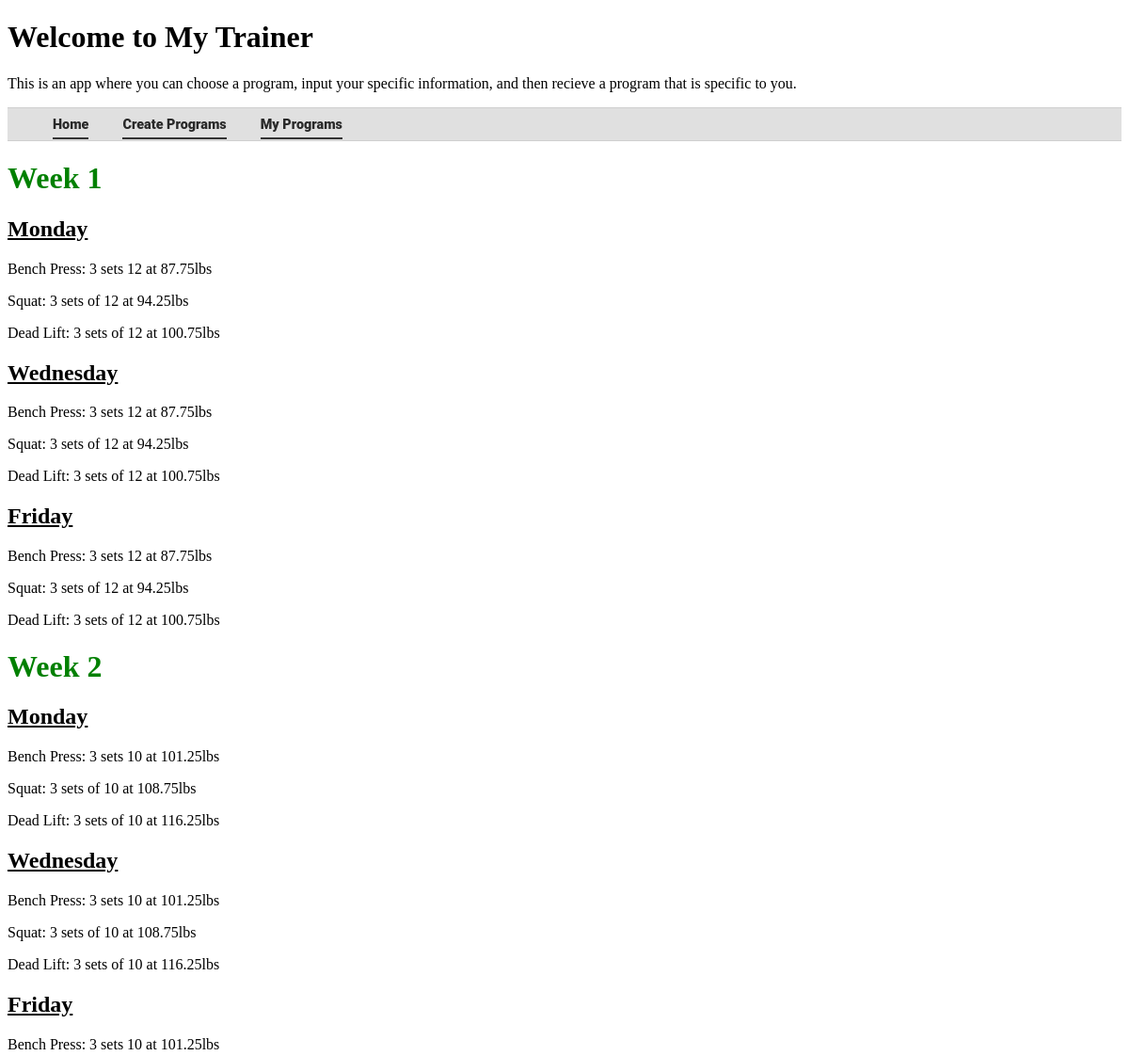
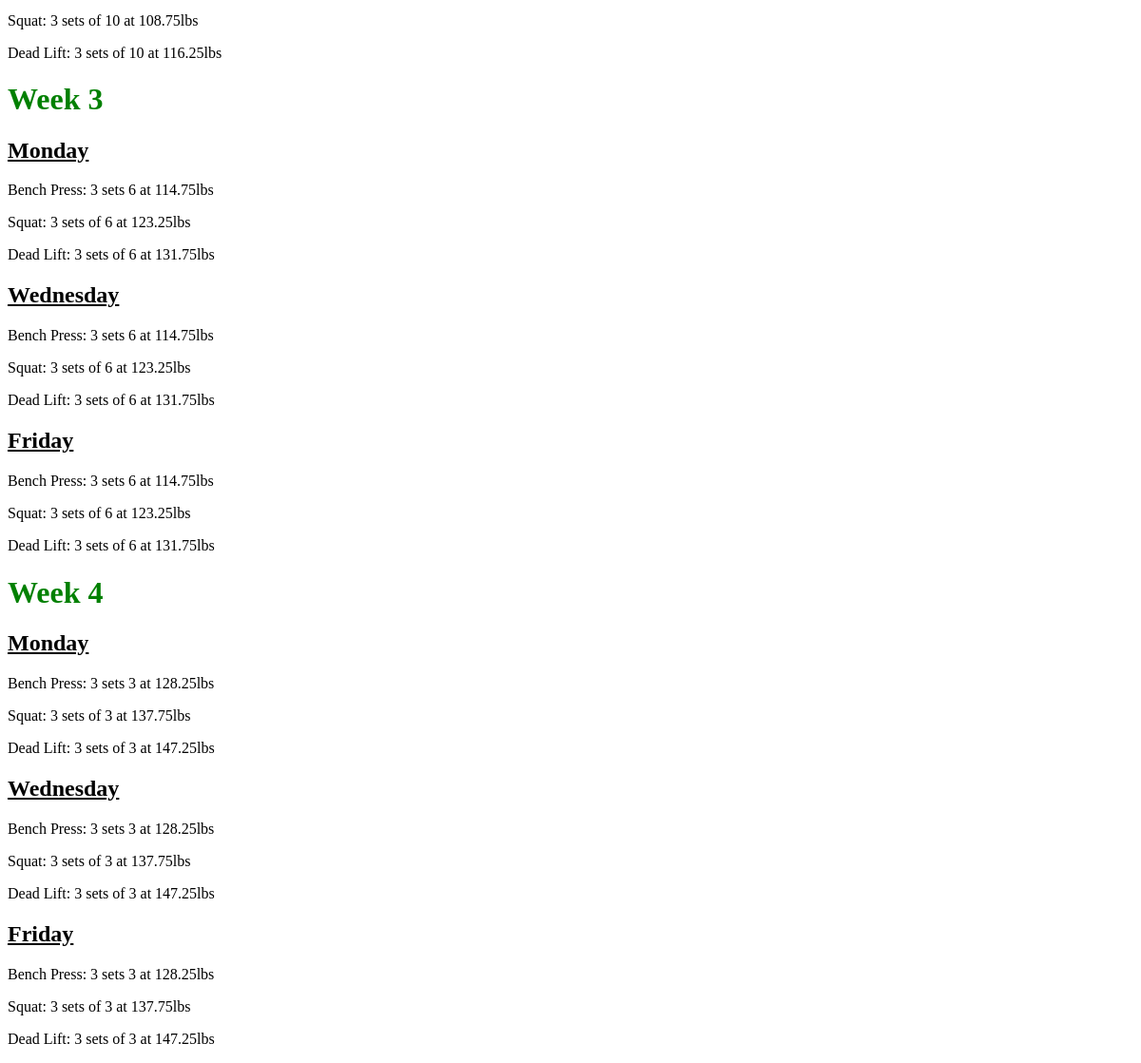
The page /MyPrograms/1 on the database its author committed (2 pictures, top to bottom).
### main/models.py (models this page shows, shortened)
class Body(db.Model):
    id = db.Column(db.Integer, primary_key=True)
    title = db.Column(db.String)
    age = db.Column(db.Integer)
    gender = db.Column(db.String)
    benchMax = db.Column(db.Integer)
    squatMax = db.Column(db.Integer)
    deadliftMax = db.Column(db.Integer)

### main/routes.py (the view)
@app.route('/MyPrograms/<int:bbprogram_id>')
def bbprograms(bbprogram_id):
    program = Body.query.get_or_404(bbprogram_id)
    return render_template('bbprogram.html', program=program)

### main/templates/bbprogram.html
{% extends "layout.html" %}
{% block content %}
	<div>
		<h1 class="header">Week 1</h1>
		<div>
			<h2 class="day">Monday</h2>
			{% if program.gender == 'Male' %}
				{% if program.age <= 50 %}
					<p>Bench Press: 3 sets 12 at {{ program.benchMax * 0.75 }}lbs</p>
					<p>Squat: 3 sets of 12 at {{ program.squatMax * 0.75 }}lbs</p>
					<p>Dead Lift: 3 sets of 12 at {{ program.deadliftMax * 0.75 }}lbs</p>
				{% else %}
					<p>Bench Press: 3 sets 12 at {{ program.benchMax * 0.65 }}lbs</p>
					<p>Squat: 3 sets of 12 at {{ program.squatMax * 0.65 }}lbs</p>
					<p>Dead Lift: 3 sets of 12 at {{ program.deadliftMax * 0.65 }}lbs</p>
				{% endif %}
			{% else %}
				{% if program.age <= 50 %}
					<p>Bench Press: 3 sets 12 at {{ program.benchMax * 0.65 }}lbs</p>
					<p>Squat: 3 sets of 12 at {{ program.squatMax * 0.65 }}lbs</p>
					<p>Dead Lift: 3 sets of 12 at {{ program.deadliftMax * 0.65 }}lbs</p>
				{% else %}
					<p>Bench Press: 3 sets 12 at {{ program.benchMax * 0.55 }}lbs</p>
					<p>Squat: 3 sets of 12 at {{ program.squatMax * 0.55 }}lbs</p>
					<p>Dead Lift: 3 sets of 12 at {{ program.deadliftMax * 0.55 }}lbs</p>
				{% endif %}
			{% endif %}
		</div>
		<div>
			<h2 class="day" >Wednesday</h2>
			{% if program.gender == 'Male' %}
				{% if program.age <= 50 %}
					<p>Bench Press: 3 sets 12 at {{ program.benchMax * 0.75 }}lbs</p>
					<p>Squat: 3 sets of 12 at {{ program.squatMax * 0.75 }}lbs</p>
					<p>Dead Lift: 3 sets of 12 at {{ program.deadliftMax * 0.75 }}lbs</p>
				{% else %}
					<p>Bench Press: 3 sets 12 at {{ program.benchMax * 0.65 }}lbs</p>
					<p>Squat: 3 sets of 12 at {{ program.squatMax * 0.65 }}lbs</p>
					<p>Dead Lift: 3 sets of 12 at {{ program.deadliftMax * 0.65 }}lbs</p>
				{% endif %}
			{% else %}
				{% if program.age <= 50 %}
					<p>Bench Press: 3 sets 12 at {{ program.benchMax * 0.65 }}lbs</p>
					<p>Squat: 3 sets of 12 at {{ program.squatMax * 0.65 }}lbs</p>
					<p>Dead Lift: 3 sets of 12 at {{ program.deadliftMax * 0.65 }}lbs</p>
				{% else %}
					<p>Bench Press: 3 sets 12 at {{ program.benchMax * 0.55 }}lbs</p>
					<p>Squat: 3 sets of 12 at {{ program.squatMax * 0.55 }}lbs</p>
					<p>Dead Lift: 3 sets of 12 at {{ program.deadliftMax * 0.55 }}lbs</p>
				{% endif %}
			{% endif %}
		</div>
		<div>
			<h2 class="day" >Friday</h2>
			{% if program.gender == 'Male' %}
				{% if program.age <= 50 %}
					<p>Bench Press: 3 sets 12 at {{ program.benchMax * 0.75 }}lbs</p>
					<p>Squat: 3 sets of 12 at {{ program.squatMax * 0.75 }}lbs</p>
					<p>Dead Lift: 3 sets of 12 at {{ program.deadliftMax * 0.75 }}lbs</p>
				{% else %}
					<p>Bench Press: 3 sets 12 at {{ program.benchMax * 0.65 }}lbs</p>
					<p>Squat: 3 sets of 12 at {{ program.squatMax * 0.65 }}lbs</p>
					<p>Dead Lift: 3 sets of 12 at {{ program.deadliftMax * 0.65 }}lbs</p>
				{% endif %}
			{% else %}
				{% if program.age <= 50 %}
					<p>Bench Press: 3 sets 12 at {{ program.benchMax * 0.65 }}lbs</p>
					<p>Squat: 3 sets of 12 at {{ program.squatMax * 0.65 }}lbs</p>
					<p>Dead Lift: 3 sets of 12 at {{ program.deadliftMax * 0.65 }}lbs</p>
				{% else %}
					<p>Bench Press: 3 sets 12 at {{ program.benchMax * 0.55 }}lbs</p>
					<p>Squat: 3 sets of 12 at {{ program.squatMax * 0.55 }}lbs</p>
					<p>Dead Lift: 3 sets of 12 at {{ program.deadliftMax * 0.55 }}lbs</p>
				{% endif %}
			{% endif %}
		</div>
	</div>
	<div>
		<h1 class="header">Week 2</h1>
		<div>
			<h2 class="day" >Monday</h2>
			{% if program.gender == 'Male' %}
				{% if program.age <= 50 %}
					<p>Bench Press: 3 sets 10 at {{ program.benchMax * 0.80 }}lbs</p>
					<p>Squat: 3 sets of 10 at {{ program.squatMax * 0.80 }}lbs</p>
					<p>Dead Lift: 3 sets of 10 at {{ program.deadliftMax * 0.80 }}lbs</p>
				{% else %}
					<p>Bench Press: 3 sets 10 at {{ program.benchMax * 0.75 }}lbs</p>
					<p>Squat: 3 sets of 10 at {{ program.squatMax * 0.75 }}lbs</p>
					<p>Dead Lift: 3 sets of 10 at {{ program.deadliftMax * 0.75 }}lbs</p>
				{% endif %}
			{% else %}
				{% if program.age <= 50 %}
					<p>Bench Press: 3 sets 10 at {{ program.benchMax * 0.75 }}lbs</p>
					<p>Squat: 3 sets of 10 at {{ program.squatMax * 0.75 }}lbs</p>
					<p>Dead Lift: 3 sets of 10 at {{ program.deadliftMax * 0.75 }}lbs</p>
				{% else %}
					<p>Bench Press: 3 sets 10 at {{ program.benchMax * 0.65 }}lbs</p>
					<p>Squat: 3 sets of 10 at {{ program.squatMax * 0.65 }}lbs</p>
					<p>Dead Lift: 3 sets of 10 at {{ program.deadliftMax * 0.65 }}lbs</p>
				{% endif %}
			{% endif %}
		</div>
		<div>
			<h2 class="day" >Wednesday</h2>
			{% if program.gender == 'Male' %}
				{% if program.age <= 50 %}
					<p>Bench Press: 3 sets 10 at {{ program.benchMax * 0.80 }}lbs</p>
					<p>Squat: 3 sets of 10 at {{ program.squatMax * 0.80 }}lbs</p>
					<p>Dead Lift: 3 sets of 10 at {{ program.deadliftMax * 0.80 }}lbs</p>
				{% else %}
					<p>Bench Press: 3 sets 10 at {{ program.benchMax * 0.75 }}lbs</p>
					<p>Squat: 3 sets of 10 at {{ program.squatMax * 0.75 }}lbs</p>
					<p>Dead Lift: 3 sets of 10 at {{ program.deadliftMax * 0.75 }}lbs</p>
				{% endif %}
			{% else %}
				{% if program.age <= 50 %}
					<p>Bench Press: 3 sets 10 at {{ program.benchMax * 0.75 }}lbs</p>
					<p>Squat: 3 sets of 10 at {{ program.squatMax * 0.75 }}lbs</p>
					<p>Dead Lift: 3 sets of 10 at {{ program.deadliftMax * 0.75 }}lbs</p>
				{% else %}
					<p>Bench Press: 3 sets 10 at {{ program.benchMax * 0.65 }}lbs</p>
					<p>Squat: 3 sets of 10 at {{ program.squatMax * 0.65 }}lbs</p>
					<p>Dead Lift: 3 sets of 10 at {{ program.deadliftMax * 0.65 }}lbs</p>
				{% endif %}
			{% endif %}
		</div>
		<div>
			<h2 class="day" >Friday</h2>
			{% if program.gender == 'Male' %}
				{% if program.age <= 50 %}
					<p>Bench Press: 3 sets 10 at {{ program.benchMax * 0.80 }}lbs</p>
					<p>Squat: 3 sets of 10 at {{ program.squatMax * 0.80 }}lbs</p>
					<p>Dead Lift: 3 sets of 10 at {{ program.deadliftMax * 0.80 }}lbs</p>
				{% else %}
					<p>Bench Press: 3 sets 10 at {{ program.benchMax * 0.75 }}lbs</p>
					<p>Squat: 3 sets of 10 at {{ program.squatMax * 0.75 }}lbs</p>
					<p>Dead Lift: 3 sets of 10 at {{ program.deadliftMax * 0.75 }}lbs</p>
				{% endif %}
			{% else %}
				{% if program.age <= 50 %}
					<p>Bench Press: 3 sets 10 at {{ program.benchMax * 0.75 }}lbs</p>
					<p>Squat: 3 sets of 10 at {{ program.squatMax * 0.75 }}lbs</p>
					<p>Dead Lift: 3 sets of 10 at {{ program.deadliftMax * 0.75 }}lbs</p>
				{% else %}
					<p>Bench Press: 3 sets 10 at {{ program.benchMax * 0.65 }}lbs</p>
					<p>Squat: 3 sets of 10 at {{ program.squatMax * 0.65 }}lbs</p>
					<p>Dead Lift: 3 sets of 10 at {{ program.deadliftMax * 0.65 }}lbs</p>
				{% endif %}
			{% endif %}
		</div>
	</div>
	<div>
		<h1 class="header">Week 3</h1>
		<div>
			<h2 class="day" >Monday</h2>
			{% if program.gender == 'Male' %}
				{% if program.age <= 50 %}
					<p>Bench Press: 3 sets 6 at {{ program.benchMax * 0.90 }}lbs</p>
					<p>Squat: 3 sets of 6 at {{ program.squatMax * 0.90 }}lbs</p>
					<p>Dead Lift: 3 sets of 6 at {{ program.deadliftMax * 0.90 }}lbs</p>
				{% else %}
					<p>Bench Press: 3 sets 6 at {{ program.benchMax * 0.85 }}lbs</p>
					<p>Squat: 3 sets of 6 at {{ program.squatMax * 0.85 }}lbs</p>
					<p>Dead Lift: 3 sets of 6 at {{ program.deadliftMax * 0.85 }}lbs</p>
				{% endif %}
			{% else %}
				{% if program.age <= 50 %}
					<p>Bench Press: 3 sets 6 at {{ program.benchMax * 0.85 }}lbs</p>
					<p>Squat: 3 sets of 6 at {{ program.squatMax * 0.85 }}lbs</p>
					<p>Dead Lift: 3 sets of 6 at {{ program.deadliftMax * 0.85 }}lbs</p>
				{% else %}
					<p>Bench Press: 3 sets 6 at {{ program.benchMax * 0.75 }}lbs</p>
					<p>Squat: 3 sets of 6 at {{ program.squatMax * 0.75 }}lbs</p>
					<p>Dead Lift: 3 sets of 6 at {{ program.deadliftMax * 0.75 }}lbs</p>
				{% endif %}
			{% endif %}
		</div>
		<div>
			<h2 class="day" >Wednesday</h2>
			{% if program.gender == 'Male' %}
				{% if program.age <= 50 %}
					<p>Bench Press: 3 sets 6 at {{ program.benchMax * 0.90 }}lbs</p>
					<p>Squat: 3 sets of 6 at {{ program.squatMax * 0.90 }}lbs</p>
					<p>Dead Lift: 3 sets of 6 at {{ program.deadliftMax * 0.90 }}lbs</p>
				{% else %}
					<p>Bench Press: 3 sets 6 at {{ program.benchMax * 0.85 }}lbs</p>
					<p>Squat: 3 sets of 6 at {{ program.squatMax * 0.85 }}lbs</p>
					<p>Dead Lift: 3 sets of 6 at {{ program.deadliftMax * 0.85 }}lbs</p>
				{% endif %}
			{% else %}
				{% if program.age <= 50 %}
					<p>Bench Press: 3 sets 6 at {{ program.benchMax * 0.85 }}lbs</p>
					<p>Squat: 3 sets of 6 at {{ program.squatMax * 0.85 }}lbs</p>
					<p>Dead Lift: 3 sets of 6 at {{ program.deadliftMax * 0.85 }}lbs</p>
				{% else %}
					<p>Bench Press: 3 sets 6 at {{ program.benchMax * 0.75 }}lbs</p>
					<p>Squat: 3 sets of 6 at {{ program.squatMax * 0.75 }}lbs</p>
					<p>Dead Lift: 3 sets of 6 at {{ program.deadliftMax * 0.75 }}lbs</p>
				{% endif %}
			{% endif %}
		</div>
		<div>
			<h2 class="day" >Friday</h2>
			{% if program.gender == 'Male' %}
				{% if program.age <= 50 %}
					<p>Bench Press: 3 sets 6 at {{ program.benchMax * 0.90 }}lbs</p>
					<p>Squat: 3 sets of 6 at {{ program.squatMax * 0.90 }}lbs</p>
					<p>Dead Lift: 3 sets of 6 at {{ program.deadliftMax * 0.90 }}lbs</p>
				{% else %}
					<p>Bench Press: 3 sets 6 at {{ program.benchMax * 0.85 }}lbs</p>
					<p>Squat: 3 sets of 6 at {{ program.squatMax * 0.85 }}lbs</p>
					<p>Dead Lift: 3 sets of 6 at {{ program.deadliftMax * 0.85 }}lbs</p>
				{% endif %}
			{% else %}
				{% if program.age <= 50 %}
					<p>Bench Press: 3 sets 6 at {{ program.benchMax * 0.85 }}lbs</p>
					<p>Squat: 3 sets of 6 at {{ program.squatMax * 0.85 }}lbs</p>
					<p>Dead Lift: 3 sets of 6 at {{ program.deadliftMax * 0.85 }}lbs</p>
				{% else %}
					<p>Bench Press: 3 sets 6 at {{ program.benchMax * 0.75 }}lbs</p>
					<p>Squat: 3 sets of 6 at {{ program.squatMax * 0.75 }}lbs</p>
					<p>Dead Lift: 3 sets of 6 at {{ program.deadliftMax * 0.75 }}lbs</p>
				{% endif %}
			{% endif %}
		</div>
	</div>
	<div>
		<h1 class="header">Week 4</h1>
		<div>
			<h2 class="day" >Monday</h2>
			{% if program.gender == 'Male' %}
				{% if program.age <= 50 %}
					<p>Bench Press: 3 sets 3 at {{ program.benchMax }}lbs</p>
					<p>Squat: 3 sets of 3 at {{ program.squatMax }}lbs</p>
					<p>Dead Lift: 3 sets of 3 at {{ program.deadliftMax }}lbs</p>
				{% else %}
					<p>Bench Press: 3 sets 3 at {{ program.benchMax * 0.95 }}lbs</p>
					<p>Squat: 3 sets of 3 at {{ program.squatMax * 0.95 }}lbs</p>
					<p>Dead Lift: 3 sets of 3 at {{ program.deadliftMax * 0.95 }}lbs</p>
				{% endif %}
			{% else %}
				{% if program.age <= 50 %}
					<p>Bench Press: 3 sets 3 at {{ program.benchMax * 0.95 }}lbs</p>
					<p>Squat: 3 sets of 3 at {{ program.squatMax * 0.95 }}lbs</p>
					<p>Dead Lift: 3 sets of 3 at {{ program.deadliftMax * 0.95 }}lbs</p>
				{% else %}
					<p>Bench Press: 3 sets 3 at {{ program.benchMax * 0.90 }}lbs</p>
					<p>Squat: 3 sets of 3 at {{ program.squatMax * 0.90 }}lbs</p>
					<p>Dead Lift: 3 sets of 3 at {{ program.deadliftMax * 0.90 }}lbs</p>
				{% endif %}
			{% endif %}
		</div>
		<div>
			<h2 class="day" >Wednesday</h2>
			{% if program.gender == 'Male' %}
				{% if program.age <= 50 %}
					<p>Bench Press: 3 sets 3 at {{ program.benchMax }}lbs</p>
					<p>Squat: 3 sets of 3 at {{ program.squatMax }}lbs</p>
					<p>Dead Lift: 3 sets of 3 at {{ program.deadliftMax }}lbs</p>
				{% else %}
					<p>Bench Press: 3 sets 3 at {{ program.benchMax * 0.95 }}lbs</p>
					<p>Squat: 3 sets of 3 at {{ program.squatMax * 0.95 }}lbs</p>
					<p>Dead Lift: 3 sets of 3 at {{ program.deadliftMax * 0.95 }}lbs</p>
				{% endif %}
			{% else %}
				{% if program.age <= 50 %}
					<p>Bench Press: 3 sets 3 at {{ program.benchMax * 0.95 }}lbs</p>
					<p>Squat: 3 sets of 3 at {{ program.squatMax * 0.95 }}lbs</p>
					<p>Dead Lift: 3 sets of 3 at {{ program.deadliftMax * 0.95 }}lbs</p>
				{% else %}
					<p>Bench Press: 3 sets 3 at {{ program.benchMax * 0.90 }}lbs</p>
					<p>Squat: 3 sets of 3 at {{ program.squatMax * 0.90 }}lbs</p>
					<p>Dead Lift: 3 sets of 3 at {{ program.deadliftMax * 0.90 }}lbs</p>
				{% endif %}
			{% endif %}
		</div>
		<div>
			<h2 class="day" >Friday</h2>
			{% if program.gender == 'Male' %}
				{% if program.age <= 50 %}
					<p>Bench Press: 3 sets 3 at {{ program.benchMax }}lbs</p>
					<p>Squat: 3 sets of 3 at {{ program.squatMax }}lbs</p>
					<p>Dead Lift: 3 sets of 3 at {{ program.deadliftMax }}lbs</p>
				{% else %}
					<p>Bench Press: 3 sets 3 at {{ program.benchMax * 0.95 }}lbs</p>
					<p>Squat: 3 sets of 3 at {{ program.squatMax * 0.95 }}lbs</p>
					<p>Dead Lift: 3 sets of 3 at {{ program.deadliftMax * 0.95 }}lbs</p>
				{% endif %}
			{% else %}
				{% if program.age <= 50 %}
					<p>Bench Press: 3 sets 3 at {{ program.benchMax * 0.95 }}lbs</p>
					<p>Squat: 3 sets of 3 at {{ program.squatMax * 0.95 }}lbs</p>
					<p>Dead Lift: 3 sets of 3 at {{ program.deadliftMax * 0.95 }}lbs</p>
				{% else %}
					<p>Bench Press: 3 sets 3 at {{ program.benchMax * 0.90 }}lbs</p>
					<p>Squat: 3 sets of 3 at {{ program.squatMax * 0.90 }}lbs</p>
					<p>Dead Lift: 3 sets of 3 at {{ program.deadliftMax * 0.90 }}lbs</p>
				{% endif %}
			{% endif %}
		</div>
	</div>
{% endblock %}

### main/templates/layout.html (shortened to what this page needs)
<!DOCTYPE html>
<html>
<head>
	<link rel="stylesheet" href="{{ url_for('static', filename='style.css') }}">
</head>
<body>
	<h1> Welcome to My Trainer </h1>
	<p> This is an app where you can choose a program, input your specific information, and then recieve a program that is specific to you. </p>
	<div class="menu">
		<div class="menu__item menu__item--home">
			<a class="menu__main__item__link" href="/home">Home</a>
		</div>
		<div class="menu__item menu__item--create">
			<a class="menu__main__item__link" href="/CreateProgram">Create Programs</a>
		</div>
		<div class="menu__item menu__item--programs">
			<a class="menu__main__item__link" href="/MyPrograms">My Programs</a>
		</div>
	</div>
	<div>
		{% block content %}{% endblock %}
	</div>
</body>
</html>

### main/static/style.css (style rules this page uses)
.menu { background: #E0E0E0; border-top: 1px solid #CFCFCF; border-bottom: 1px solid #CFCFCF; padding: 0.5rem 2rem; }
.menu__item { font-family: Roboto; font-size: 0.9rem; font-weight: 800; color: #292929; display: inline-block; padding: 0 1rem; }
.menu__main__item__link { text-decoration: none; color: var(--light-grey); font-family: Roboto; font-size: 0.9rem; font-weight: 800; }
.menu__main__item__link { color: var(--dark-grey); border-bottom: 2px solid #333; padding-bottom: 0.3rem; }
.header { color: green; }
.day { text-decoration: underline; }

### rows shown on the page
Body: program.benchMax*0.65 "87.75", program.squatMax*0.65 "94.25", program.deadliftMax*0.65 "100.75", program.benchMax*0.75 "101.25", program.squatMax*0.75 "108.75", program.deadliftMax*0.75 "116.25", program.benchMax*0.85 "114.75", program.squatMax*0.85 "123.25", program.deadliftMax*0.85 "131.75", program.benchMax*0.95 "128.25", program.squatMax*0.95 "137.75", program.deadliftMax*0.95 "147.25"
